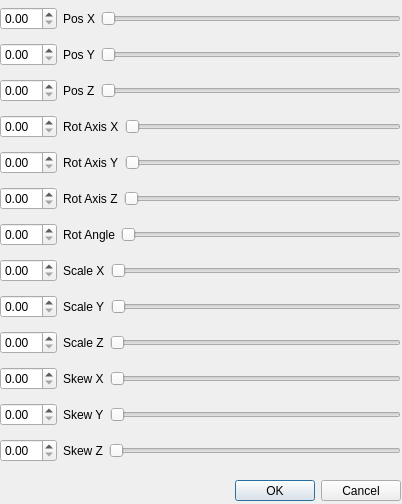
<?xml version="1.0" encoding="UTF-8"?>
<ui version="4.0">
 <class>EditObjectDialog</class>
 <widget class="QDialog" name="EditObjectDialog">
  <property name="geometry">
   <rect>
    <x>0</x>
    <y>0</y>
    <width>402</width>
    <height>504</height>
   </rect>
  </property>
  <property name="windowTitle">
   <string>Edit Object Dialog</string>
  </property>
  <widget class="QDialogButtonBox" name="buttonBox">
   <property name="geometry">
    <rect>
     <x>0</x>
     <y>480</y>
     <width>401</width>
     <height>21</height>
    </rect>
   </property>
   <property name="orientation">
    <enum>Qt::Horizontal</enum>
   </property>
   <property name="standardButtons">
    <set>QDialogButtonBox::Cancel|QDialogButtonBox::Ok</set>
   </property>
  </widget>
  <widget class="QWidget" name="verticalLayoutWidget">
   <property name="geometry">
    <rect>
     <x>0</x>
     <y>0</y>
     <width>401</width>
     <height>477</height>
    </rect>
   </property>
   <layout class="QVBoxLayout" name="verticalLayout">
    <item>
     <layout class="QHBoxLayout" name="hLayoutPosX">
      <item>
       <widget class="QDoubleSpinBox" name="doubleSpinPosX">
        <property name="singleStep">
         <double>0.100000000000000</double>
        </property>
       </widget>
      </item>
      <item>
       <widget class="QLabel" name="lblPosX">
        <property name="text">
         <string>Pos X</string>
        </property>
       </widget>
      </item>
      <item>
       <widget class="QSlider" name="hSliderPosX">
        <property name="orientation">
         <enum>Qt::Horizontal</enum>
        </property>
       </widget>
      </item>
     </layout>
    </item>
    <item>
     <layout class="QHBoxLayout" name="hLayoutPosY">
      <item>
       <widget class="QDoubleSpinBox" name="doubleSpinPosY">
        <property name="singleStep">
         <double>0.100000000000000</double>
        </property>
       </widget>
      </item>
      <item>
       <widget class="QLabel" name="lblPosY">
        <property name="text">
         <string>Pos Y</string>
        </property>
       </widget>
      </item>
      <item>
       <widget class="QSlider" name="hSliderPosY">
        <property name="orientation">
         <enum>Qt::Horizontal</enum>
        </property>
       </widget>
      </item>
     </layout>
    </item>
    <item>
     <layout class="QHBoxLayout" name="hLayoutPosZ">
      <item>
       <widget class="QDoubleSpinBox" name="doubleSpinPosZ">
        <property name="singleStep">
         <double>0.100000000000000</double>
        </property>
       </widget>
      </item>
      <item>
       <widget class="QLabel" name="lblPosZ">
        <property name="text">
         <string>Pos Z</string>
        </property>
       </widget>
      </item>
      <item>
       <widget class="QSlider" name="hSliderPosZ">
        <property name="orientation">
         <enum>Qt::Horizontal</enum>
        </property>
       </widget>
      </item>
     </layout>
    </item>
    <item>
     <layout class="QHBoxLayout" name="hLayoutRotX">
      <item>
       <widget class="QDoubleSpinBox" name="doubleSpinRotX"/>
      </item>
      <item>
       <widget class="QLabel" name="lblRotX">
        <property name="text">
         <string>Rot Axis X</string>
        </property>
       </widget>
      </item>
      <item>
       <widget class="QSlider" name="hSliderRotX">
        <property name="orientation">
         <enum>Qt::Horizontal</enum>
        </property>
       </widget>
      </item>
     </layout>
    </item>
    <item>
     <layout class="QHBoxLayout" name="hLayoutRotY">
      <item>
       <widget class="QDoubleSpinBox" name="doubleSpinRotY"/>
      </item>
      <item>
       <widget class="QLabel" name="lblRotY">
        <property name="text">
         <string>Rot Axis Y</string>
        </property>
       </widget>
      </item>
      <item>
       <widget class="QSlider" name="hSliderRotY">
        <property name="orientation">
         <enum>Qt::Horizontal</enum>
        </property>
       </widget>
      </item>
     </layout>
    </item>
    <item>
     <layout class="QHBoxLayout" name="hLayoutRotZ">
      <item>
       <widget class="QDoubleSpinBox" name="doubleSpinRotZ"/>
      </item>
      <item>
       <widget class="QLabel" name="lblRotZ">
        <property name="text">
         <string>Rot Axis Z</string>
        </property>
       </widget>
      </item>
      <item>
       <widget class="QSlider" name="hSliderRotZ">
        <property name="orientation">
         <enum>Qt::Horizontal</enum>
        </property>
       </widget>
      </item>
     </layout>
    </item>
    <item>
     <layout class="QHBoxLayout" name="hLayoutRotAngle">
      <item>
       <widget class="QDoubleSpinBox" name="doubleSpinRotAngle"/>
      </item>
      <item>
       <widget class="QLabel" name="lblRotationAngle">
        <property name="text">
         <string>Rot Angle</string>
        </property>
       </widget>
      </item>
      <item>
       <widget class="QSlider" name="hSliderRotAngle">
        <property name="maximum">
         <number>360</number>
        </property>
        <property name="orientation">
         <enum>Qt::Horizontal</enum>
        </property>
       </widget>
      </item>
     </layout>
    </item>
    <item>
     <layout class="QHBoxLayout" name="hLayoutScaleX">
      <item>
       <widget class="QDoubleSpinBox" name="doubleSpinScaleX">
        <property name="singleStep">
         <double>0.100000000000000</double>
        </property>
       </widget>
      </item>
      <item>
       <widget class="QLabel" name="lblScaleX">
        <property name="text">
         <string>Scale X</string>
        </property>
       </widget>
      </item>
      <item>
       <widget class="QSlider" name="hSliderScaleX">
        <property name="orientation">
         <enum>Qt::Horizontal</enum>
        </property>
       </widget>
      </item>
     </layout>
    </item>
    <item>
     <layout class="QHBoxLayout" name="hLayoutScaleY">
      <item>
       <widget class="QDoubleSpinBox" name="doubleSpinScaleY">
        <property name="singleStep">
         <double>0.100000000000000</double>
        </property>
       </widget>
      </item>
      <item>
       <widget class="QLabel" name="lblScaleY">
        <property name="text">
         <string>Scale Y</string>
        </property>
       </widget>
      </item>
      <item>
       <widget class="QSlider" name="hSliderScaleY">
        <property name="orientation">
         <enum>Qt::Horizontal</enum>
        </property>
       </widget>
      </item>
     </layout>
    </item>
    <item>
     <layout class="QHBoxLayout" name="hLayoutScaleZ">
      <item>
       <widget class="QDoubleSpinBox" name="doubleSpinScaleZ">
        <property name="singleStep">
         <double>0.100000000000000</double>
        </property>
       </widget>
      </item>
      <item>
       <widget class="QLabel" name="lblScaleZ">
        <property name="text">
         <string>Scale Z</string>
        </property>
       </widget>
      </item>
      <item>
       <widget class="QSlider" name="hSliderScaleZ">
        <property name="orientation">
         <enum>Qt::Horizontal</enum>
        </property>
       </widget>
      </item>
     </layout>
    </item>
    <item>
     <layout class="QHBoxLayout" name="hLayoutSkewX">
      <item>
       <widget class="QDoubleSpinBox" name="doubleSpinSkewX"/>
      </item>
      <item>
       <widget class="QLabel" name="lblSkewX">
        <property name="text">
         <string>Skew X</string>
        </property>
       </widget>
      </item>
      <item>
       <widget class="QSlider" name="hSliderSkewX">
        <property name="orientation">
         <enum>Qt::Horizontal</enum>
        </property>
       </widget>
      </item>
     </layout>
    </item>
    <item>
     <layout class="QHBoxLayout" name="hLayoutSkewY">
      <item>
       <widget class="QDoubleSpinBox" name="doubleSpinSkewY"/>
      </item>
      <item>
       <widget class="QLabel" name="lblSkewY">
        <property name="text">
         <string>Skew Y</string>
        </property>
       </widget>
      </item>
      <item>
       <widget class="QSlider" name="hSliderSkewY">
        <property name="orientation">
         <enum>Qt::Horizontal</enum>
        </property>
       </widget>
      </item>
     </layout>
    </item>
    <item>
     <layout class="QHBoxLayout" name="hLayoutSkewZ">
      <item>
       <widget class="QDoubleSpinBox" name="doubleSpinSkewZ"/>
      </item>
      <item>
       <widget class="QLabel" name="lblSkewZ">
        <property name="text">
         <string>Skew Z</string>
        </property>
       </widget>
      </item>
      <item>
       <widget class="QSlider" name="hSliderSkewZ">
        <property name="orientation">
         <enum>Qt::Horizontal</enum>
        </property>
       </widget>
      </item>
     </layout>
    </item>
   </layout>
  </widget>
 </widget>
 <resources/>
 <connections>
  <connection>
   <sender>buttonBox</sender>
   <signal>accepted()</signal>
   <receiver>EditObjectDialog</receiver>
   <slot>accept()</slot>
   <hints>
    <hint type="sourcelabel">
     <x>248</x>
     <y>254</y>
    </hint>
    <hint type="destinationlabel">
     <x>157</x>
     <y>274</y>
    </hint>
   </hints>
  </connection>
  <connection>
   <sender>buttonBox</sender>
   <signal>rejected()</signal>
   <receiver>EditObjectDialog</receiver>
   <slot>reject()</slot>
   <hints>
    <hint type="sourcelabel">
     <x>316</x>
     <y>260</y>
    </hint>
    <hint type="destinationlabel">
     <x>286</x>
     <y>274</y>
    </hint>
   </hints>
  </connection>
 </connections>
</ui>
